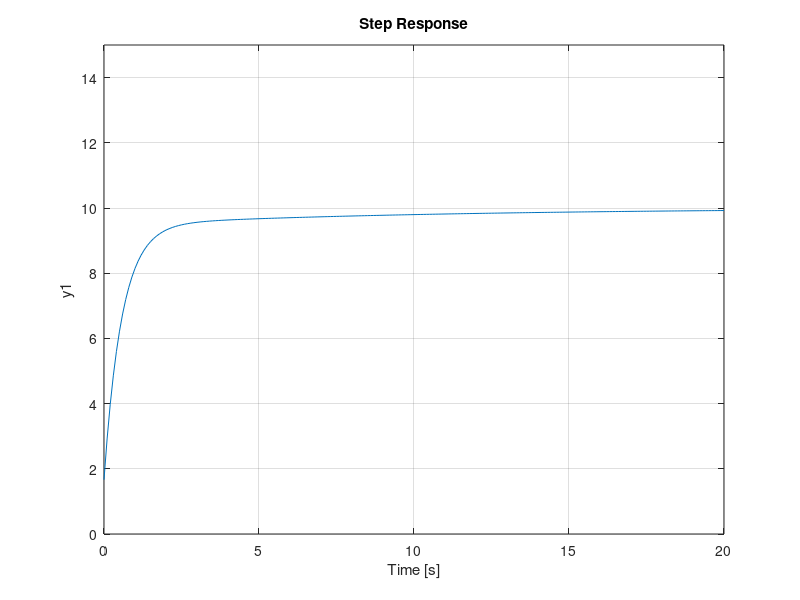

Recreate this plot in MATLAB.
m = 10;     % [kg]    Mass of vehicle
b = 2;      % [N*s/m] Representing drag forces, rolling resistance (assuming linear)

s = tf('s');
P_cruise = 1/(m*s + b);

%% Proportional Control

Kp = 20;
C = Kp;

T = feedback(C*P_cruise,1);

t = 0:0.1:20;
r = 10; 
step(r*T,t)
axis([0 20 0 15])

%% PI Control

Kp = 20;
Ki = 2;
C = (Kp + Ki/s);

T = feedback(C*P_cruise,1);

t = 0:0.1:20;       % seconds
r = 10;             % m/s
step(r*T,t)
axis([0 20 0 15])


%% PID Control
Kp = 20;
Ki = 2;
Kd = 2;
C = (Kp + Ki/s + Kd*s);

T = feedback(C*P_cruise,1);

t = 0:0.1:20;       % seconds
r = 10;             % m/s
step(r*T,t)
axis([0 20 0 15])
